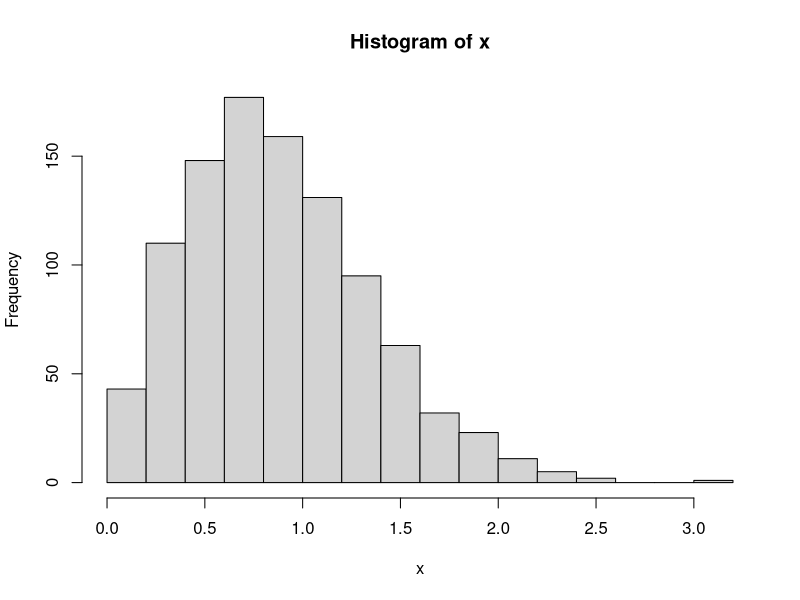
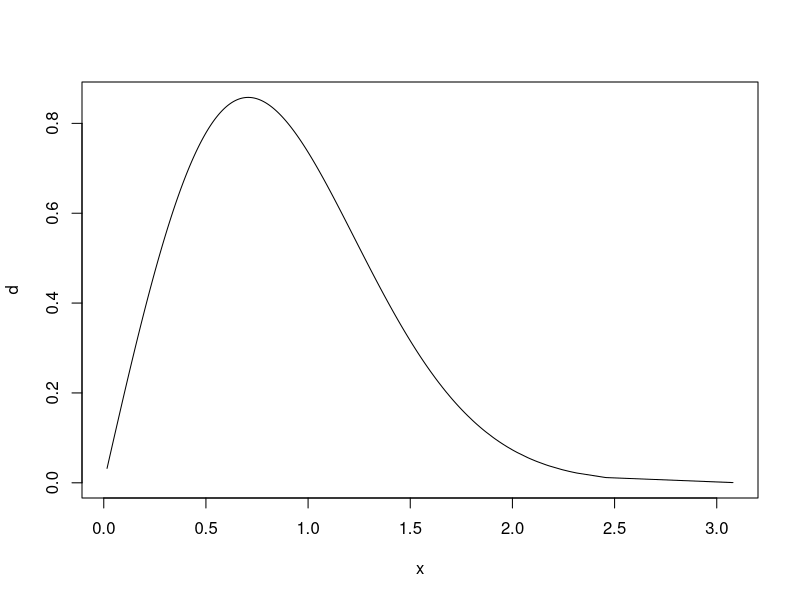
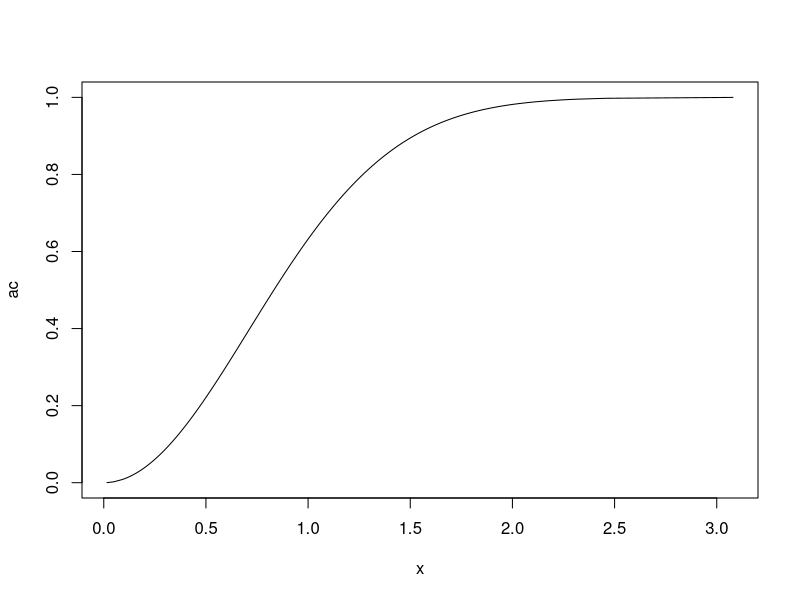
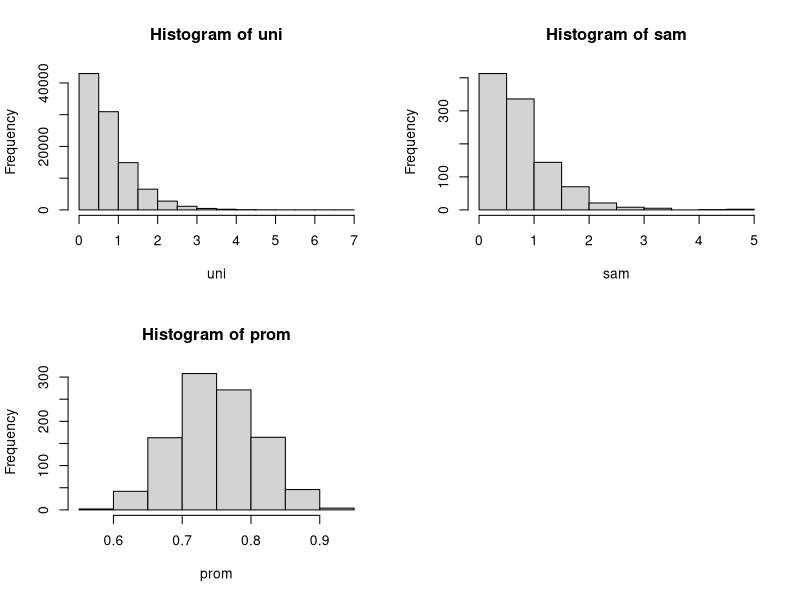

Write R code to recreate these figures, in order.
# Generación de números aleatorios
# 3 parámetros de la función rweibul
# Tamaño de muestra
# Parámetros de forma y escala
p0<-2
p1<-1
x<-sort(rweibull( 1000, p0, p1))

# Generar histograma
hist(x)

# Generar función de densidad de probabilidad, los datos deben estar ordenados
d<-dweibull(x, p0, p1)

# Generar gráfica de PDF
plot(x, d, type='l')

# Generar la Función de distribución acumulada  CDF
ac<-pweibull(x, p0, p1)

plot(x, ac, type<-'l')

par(mfrow=c(2, 2))

# Teorema de límite central
uni<-rgamma(100000, 1.5, 2)
hist(uni)

# Muestra
sam<-sample(uni, 1000)
hist(sam)
 # Plan de muestreo
samples<-as.data.frame(replicate(1000, sample(uni, 100)))
prom<-colMeans(samples)

hist(prom)

